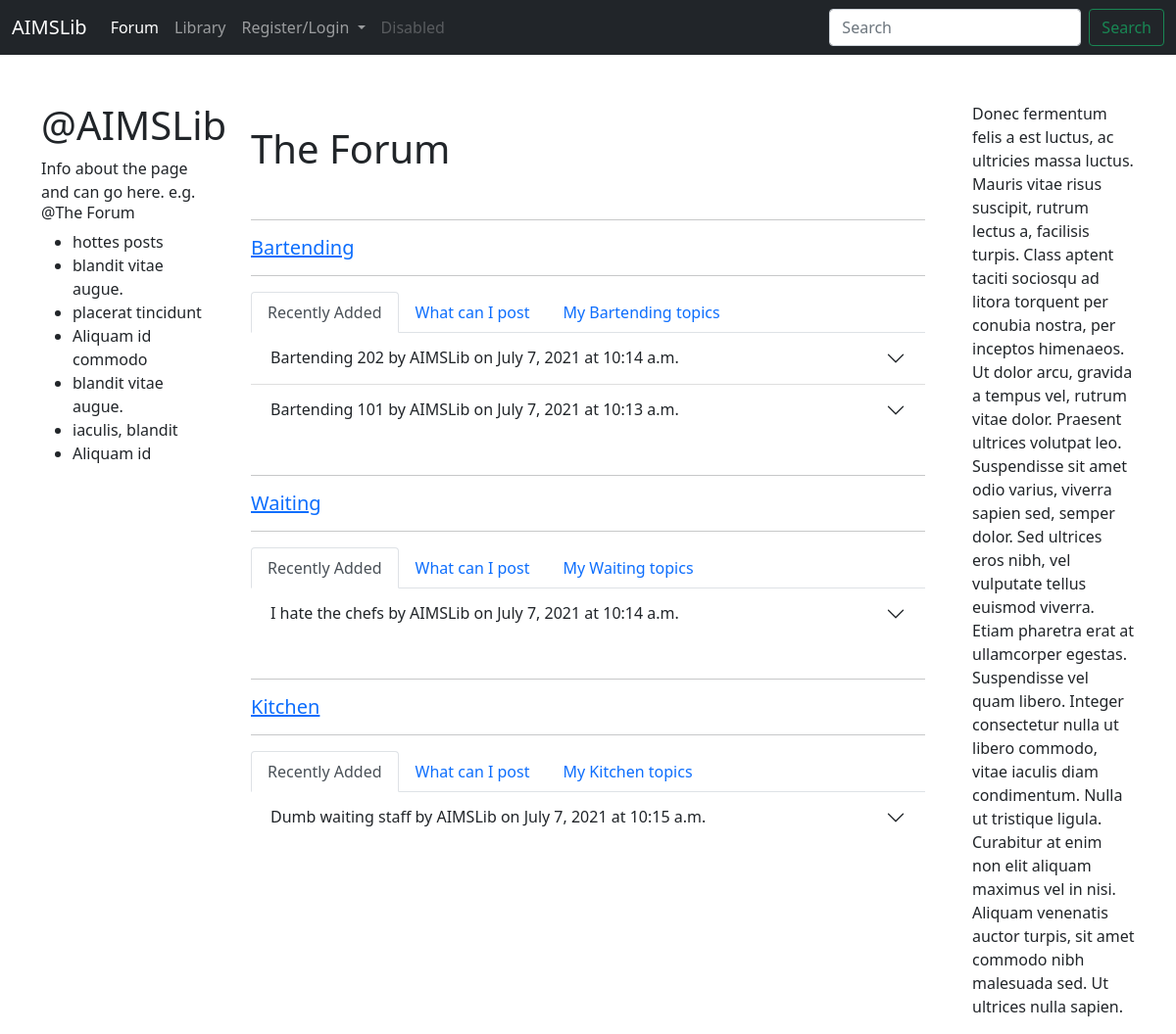
The app's page /forum/ with its own data.
### forum/models.py (models this page shows, shortened)
class Post(models.Model):
    title = models.CharField(max_length=255)
    assigned_skill_area = models.ForeignKey(SkillArea, on_delete=models.CASCADE)
    author = models.ForeignKey(User, on_delete=models.CASCADE)
    body = RichTextField(blank=True, null=True)
    publish_date = models.DateField(auto_now_add=True)
    publish_time = models.TimeField(auto_now_add=True)
    topic_snippet = models.TextField(max_length=500, default="A short snippet on your topic")

### Development/models.py (models this page shows)
class SkillArea(models.Model):
    skill_area_name = models.CharField(max_length=255)
    created_date = models.DateField(auto_now_add=True)
    created_by = models.ForeignKey(User, on_delete=models.CASCADE)
    forum_rules = models.TextField(default="The forum rules for this skill area are..")
    def __str__(self):
        return self.skill_area_name #This changes the displayed object name into relevant text information

### forum/views.py (the view)
# urls.py: path('forum/', ForumViewHome.as_view(), name="forum-home"),
class ForumViewHome(TemplateView):
    template_name = "forum_home.html"
    def get_context_data(self, **kwargs):
        context = super().get_context_data(**kwargs)
        skill_topic_set = []
        for skill in SkillArea.objects.all():
            filtered_results = Post.objects.filter(assigned_skill_area=skill.id).order_by('-publish_date', '-publish_time')[:5]#.order_by('-publish_time')
            if filtered_results:
                skill_topic_set.append(filtered_results)
        context['skill_area_topics'] = skill_topic_set
        return context

### forum/templates/forum_home.html (shortened to what this page needs)
{% extends 'base.html' %}
{% block content %}
<div class="container">
<br/>
<h1> The Forum </h1>
<br/>
{% for skill_topic_set in skill_area_topics %}
  <hr>
  <h5> <a href='{% url "forum-dev-area" skill_topic_set.0.assigned_skill_area %}'> {{ skill_topic_set.0.assigned_skill_area }}</a></h5>
  <hr>
  <nav>
    <div class="nav nav-tabs" id="nav-tab" role="tablist">
      <button class="nav-link active" id="nav-home-tab" data-bs-toggle="tab" data-bs-target="#nav-home" type="button" role="tab" aria-controls="nav-home" aria-selected="true">Recently Added</button>
      <button class="nav-link" id="nav-profile-tab" data-bs-toggle="tab" data-bs-target="#nav-profile" type="button" role="tab" aria-controls="nav-profile" aria-selected="false">What can I post</button>
      <button class="nav-link" id="nav-contact-tab" data-bs-toggle="tab" data-bs-target="#nav-contact" type="button" role="tab" aria-controls="nav-contact" aria-selected="false">My {{ skill_topic_set.0.assigned_skill_area }} topics</button>
    </div>
  </nav>
  <div class="tab-content" id="nav-tabContent">
    <div class="tab-pane fade show active" id="nav-home" role="tabpanel" aria-labelledby="nav-home-tab">
      <div class="accordion accordion-flush" id="TopicAccordian">
        {% for post in skill_topic_set%}
          <div class="accordion-item">
            <h2 class="accordion-header" id="topic_heading_{{ post.pk }}">
              <button class="accordion-button collapsed" type="button" data-bs-toggle="collapse" data-bs-target="#topic_collapse_{{ post.pk }}" aria-expanded="false" aria-controls="topic_collapse_{{ post.pk }}">
                {{ post.title }} by {{ post.author }} on {{ post.publish_date }} at {{ post.publish_time}}
            </h2>
          </div>
        {% endfor %}
      </div>
  </div>
</div>
<br/>
{% endfor %}
</div>
{% endblock %}

### records on screen
Post: assigned_skill_area.skill_area_name "Bartending", assigned_skill_area.skill_area_name "Bartending", title "Bartending 202", author "AIMSLib", publish_date "July 7, 2021", publish_time "10:14 a.m."
Post: title "Bartending 101", author "AIMSLib", publish_date "July 7, 2021", publish_time "10:13 a.m."
Post: assigned_skill_area.skill_area_name "Waiting", assigned_skill_area.skill_area_name "Waiting", title "I hate the chefs", author "AIMSLib", publish_date "July 7, 2021", publish_time "10:14 a.m."
Post: assigned_skill_area.skill_area_name "Kitchen", assigned_skill_area.skill_area_name "Kitchen", title "Dumb waiting staff", author "AIMSLib", publish_date "July 7, 2021", publish_time "10:15 a.m."
